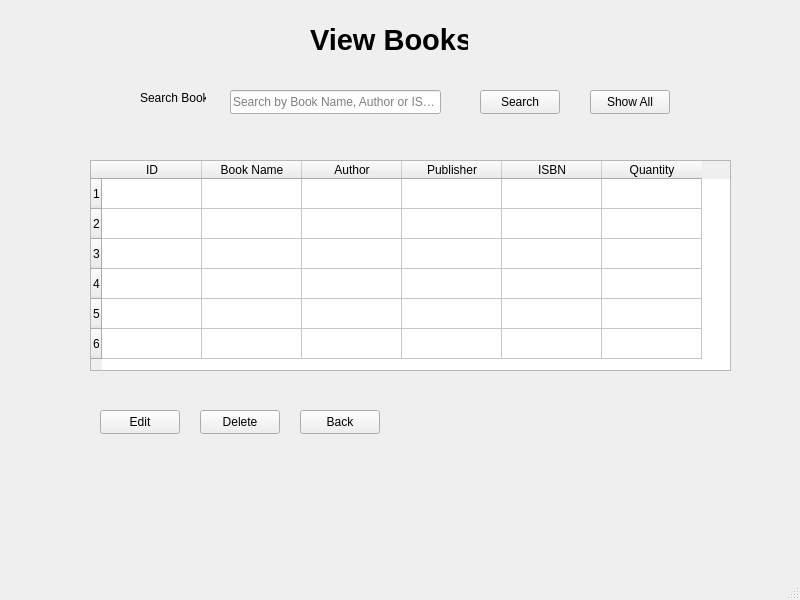
<?xml version="1.0" encoding="UTF-8"?>
<ui version="4.0">
 <class>ViewBooks</class>
 <widget class="QMainWindow" name="ViewBooks">
  <property name="geometry">
   <rect>
    <x>0</x>
    <y>0</y>
    <width>800</width>
    <height>600</height>
   </rect>
  </property>
  <property name="windowTitle">
   <string>MainWindow</string>
  </property>
  <widget class="QWidget" name="centralwidget">
   <widget class="QLabel" name="label">
    <property name="geometry">
     <rect>
      <x>310</x>
      <y>20</y>
      <width>158</width>
      <height>39</height>
     </rect>
    </property>
    <property name="font">
     <font>
      <pointsize>22</pointsize>
      <bold>true</bold>
     </font>
    </property>
    <property name="text">
     <string>View Books</string>
    </property>
   </widget>
   <widget class="QTableWidget" name="booksTableWidget">
    <property name="geometry">
     <rect>
      <x>90</x>
      <y>160</y>
      <width>641</width>
      <height>211</height>
     </rect>
    </property>
    <property name="rowCount">
     <number>6</number>
    </property>
    <property name="columnCount">
     <number>6</number>
    </property>
    <row/>
    <row/>
    <row/>
    <row/>
    <row/>
    <row/>
    <column>
     <property name="text">
      <string>ID</string>
     </property>
    </column>
    <column>
     <property name="text">
      <string>Book Name</string>
     </property>
    </column>
    <column>
     <property name="text">
      <string>Author</string>
     </property>
    </column>
    <column>
     <property name="text">
      <string>Publisher</string>
     </property>
    </column>
    <column>
     <property name="text">
      <string>ISBN</string>
     </property>
    </column>
    <column>
     <property name="text">
      <string>Quantity</string>
     </property>
    </column>
   </widget>
   <widget class="QPushButton" name="editButton">
    <property name="geometry">
     <rect>
      <x>100</x>
      <y>410</y>
      <width>80</width>
      <height>24</height>
     </rect>
    </property>
    <property name="text">
     <string>Edit</string>
    </property>
   </widget>
   <widget class="QPushButton" name="deleteButton">
    <property name="geometry">
     <rect>
      <x>200</x>
      <y>410</y>
      <width>80</width>
      <height>24</height>
     </rect>
    </property>
    <property name="text">
     <string>Delete</string>
    </property>
   </widget>
   <widget class="QPushButton" name="backButton">
    <property name="geometry">
     <rect>
      <x>300</x>
      <y>410</y>
      <width>80</width>
      <height>24</height>
     </rect>
    </property>
    <property name="text">
     <string>Back</string>
    </property>
   </widget>
   <widget class="QLabel" name="searchLabel">
    <property name="geometry">
     <rect>
      <x>140</x>
      <y>90</y>
      <width>66</width>
      <height>16</height>
     </rect>
    </property>
    <property name="text">
     <string>Search Book</string>
    </property>
   </widget>
   <widget class="QLineEdit" name="searchLineEdit">
    <property name="geometry">
     <rect>
      <x>230</x>
      <y>90</y>
      <width>211</width>
      <height>24</height>
     </rect>
    </property>
    <property name="text">
     <string/>
    </property>
    <property name="placeholderText">
     <string>Search by Book Name, Author or ISBN</string>
    </property>
   </widget>
   <widget class="QPushButton" name="searchButton">
    <property name="geometry">
     <rect>
      <x>480</x>
      <y>90</y>
      <width>80</width>
      <height>24</height>
     </rect>
    </property>
    <property name="text">
     <string>Search</string>
    </property>
   </widget>
   <widget class="QPushButton" name="showAllButton">
    <property name="geometry">
     <rect>
      <x>590</x>
      <y>90</y>
      <width>80</width>
      <height>24</height>
     </rect>
    </property>
    <property name="text">
     <string>Show All</string>
    </property>
   </widget>
  </widget>
  <widget class="QMenuBar" name="menubar">
   <property name="geometry">
    <rect>
     <x>0</x>
     <y>0</y>
     <width>800</width>
     <height>21</height>
    </rect>
   </property>
  </widget>
  <widget class="QStatusBar" name="statusbar"/>
 </widget>
 <resources/>
 <connections/>
</ui>
